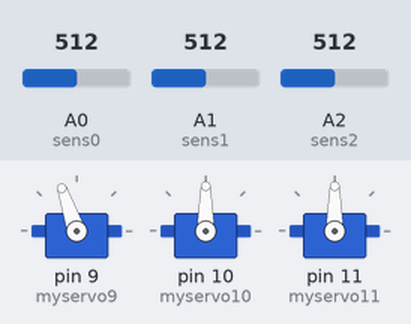
Recording of a sketch running on a simulated Arduino Uno, built with avr-gcc and run on an emulated ATmega328P. On the bench: 3 × servo. Inputs (shaded band) come from the test bench; at power-on: A0 (sens0) = 512, A2 (sens2) = 512, A1 (sens1) = 512.

Above: at 2.7 s.
2.8 s: A0 (sens0) set to 716
5.8 s: A2 (sens2) set to 306
At 7.2 s:
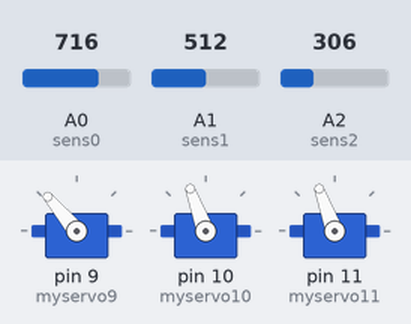
8.1 s: A1 (sens1) set to 0
At 9.4 s:
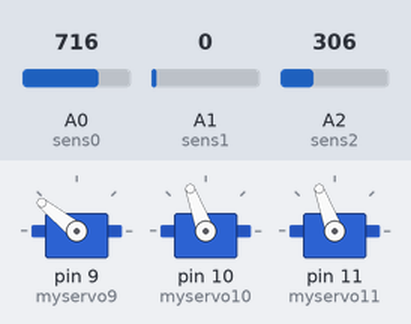
10.1 s: A2 (sens2) set to 0
At 12.0 s:
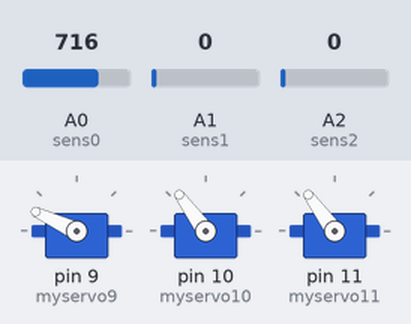
12.7 s: A0 (sens0) set to 900
At 14.3 s:
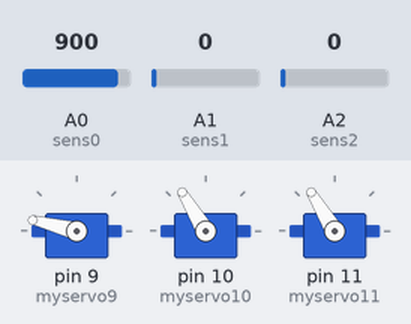
14.6 s: A0 (sens0) set to 442
17.6 s: A0 (sens0) set to 423
Timing chart, 0 to 20.6 s (numbered marks = the images above; inputs shaded):
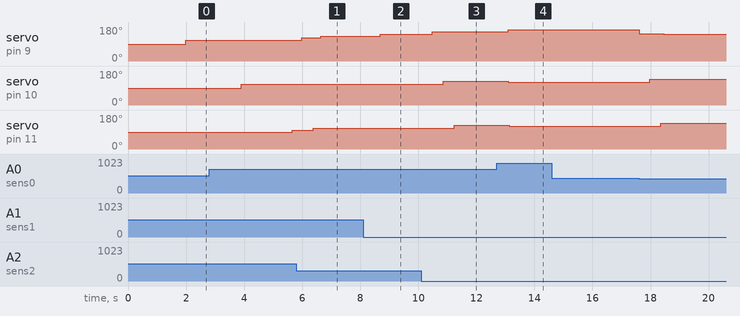

Measured:
- after the input at 2.8 s, servo on pin 11 (myservo11): 90° → 99° after 2.9 s
- after the input at 5.8 s, servo on pin 10 (myservo10): 109° → 110° after 0.30 s; servo on pin 11 (myservo11): 99° → 110° after 0.59 s
- after the input at 8.1 s, servo on pin 9 (myservo9): 130° → 141° after 0.59 s
- after the input at 10.1 s, servo on pin 9 (myservo9): 141° → 155° after 0.38 s; servo on pin 10 (myservo10): 110° → 126° after 0.76 s; servo on pin 11 (myservo11): 110° → 126° after 1.1 s
- after the input at 12.7 s, servo on pin 9 (myservo9): 155° → 166° after 0.40 s; servo on pin 10 (myservo10): 126° → 121° after 0.40 s; servo on pin 11 (myservo11): 126° → 121° after 0.43 s
- after the input at 14.6 s, every drawn part: stays the same

The sketch:

v9_delta_robot_1_programma_3_servos.ino
```cpp
double sens0 = A0;             //hier worden de 3 potentiometer benoemen en gezegt aan welke
double sens1 = A1;
double sens2 = A2;
float map(float x, float in_min, float in_max, float out_min, float out_max)  //hier word de map functie gedefineerd met float zodat ze precieser is dan met intigers
  {
  return (x - in_min) * (out_max - out_min) / (in_max - in_min) + out_min;
  }
#define PI 3.1415926535897932384626433832795  //PI wordt gedefineerd en ook wiskundige libraries gedefineerd en hoe arduino moet omgaan met servos en de servo zijn naam
#include <stdio.h>
#include <stdlib.h>
#include <Servo.h>
Servo myservo9,myservo10,myservo11;

float x;
float y;
float z;

short c = 30;                   //constantes defineren
short l = 20;
short h = 40;
double p1 = 0.5;
double p2 = 0.000349;

float hoek1 = 0;
float hoek2 = 0;
float hoek3 = 0;

float hoekG1;
float hoekG2;
float hoekG3;

void setup() {
  Serial.begin(9600);
  myservo9.attach(9);
  pinMode(9,OUTPUT);
  myservo10.attach(10);
  pinMode(10,OUTPUT);
  myservo11.attach(11);
  pinMode(11,OUTPUT);
}

void loop(){
  servo1();
  servo2();
  servo3();
}

void servo1() {
  float value1 = 1;              //de line is er om te verzekeren dat het in de while gestoken wordt

  x = analogRead(sens0);         //hier worden de x y z coordinaat van de kop ingelezen adhv de 3 potentiometer
  x = map(x,0,1023,-15,15);
  y = analogRead(sens1);
  y = map(y,0,1023,-15,15);
  z = analogRead(sens2);
  z = map(z, 0,1023,0,20);

  while(abs(value1)>p1) {        // dit is de wiskunde formule om de hoek te bereken als de hoek juist is dan is value2 bijna 0
    hoek1 = hoek1 + p2;
    value1 = -pow((l*cos(hoek1) + h - z),2)+pow(c,2) - (pow(-l*sin(hoek1)*cos(-(5/6)*PI)-x,2)+ pow(-l*sin(hoek1)*sin(-(5/6)*PI)-y,2));
    if (hoek1>PI)                //de hoek zit tussen 0 en PI radialen dus als de hoek groter word dan PI wordt hij terug gezet naar 0 rad
    {
      hoek1=0;
    }

  }
  hoekG1 = map(hoek1,0,PI,0,180); //hier verandert de hoek van radialen en wordt hij hoekG benoemd
  myservo9.write(hoekG1);         //hier past de servo zijn hoek afhanklijk van de waarde van hoekG1
  hoek1 = hoek1 - 0.1;            // als hoek is een juiste waarde als de coordinaten wat veranderen zal de volgende hoek rond de vorige hoek zijn
}

void servo2() {
  float value2 = 1;              //de line is er om te verzekeren dat het in de while gestoken wordt

  x = analogRead(sens0);         //hier worden de x y z coordinaat van de kop ingelezen adhv de 3 potentiometer
  x = map(x,0,1023,-15,15);
  y = analogRead(sens1);
  y = map(y,0,1023,-15,15);
  z = analogRead(sens2);
  z = map(z, 0,1023,0,20);

  while(abs(value2)>p1) {        // dit is de wiskunde formule om de hoek te bereken als de hoek juist is dan is value2 bijna 0
    hoek2 = hoek2 + p2;
    value2 = -pow((l*cos(hoek2) + h - z),2)+pow(c,2) - (pow(l*sin(hoek2)*cos(-(1/6)*PI)-x,2)+pow(l*sin(hoek2)*sin(-(1/6)*PI),2));
    if (hoek2>PI)                //de hoek zit tussen 0 en PI radialen dus als de hoek groter word dan PI wordt hij terug gezet naar 0 rad
    {
      hoek2=0;
    }

  }
  hoekG2 = map(hoek2,0,PI,0,180); //hier verandert de hoek van radialen en wordt hij hoekG benoemd
  myservo10.write(hoekG2);         //hier past de servo zijn hoek afhanklijk van de waarde van hoekG2
  hoek2 = hoek2 - 0.1;            // als hoek is een juiste waarde als de coordinaten wat veranderen zal de volgende hoek rond de vorige hoek zijn
}

void servo3() {
  float value3 = 1;              //de line is er om te verzekeren dat het in de while gestoken wordt

  x = analogRead(sens0);         //hier worden de x y z coordinaat van de kop ingelezen adhv de 3 potentiometer
  x = map(x,0,1023,-15,15);
  y = analogRead(sens1);
  y = map(y,0,1023,-15,15);
  z = analogRead(sens2);
  z = map(z, 0,1023,0,20);

  while(abs(value3)>p1) {        // dit is de wiskunde formule om de hoek te bereken als de hoek juist is dan is value3 bijna 0
    hoek3 = hoek3 + p2;
    value3 = -pow((l*cos(hoek3) + h - z),2)+pow(c,2) - (pow(l*sin(hoek3)*cos((1/2)*PI)-x,2)+pow(l*sin(hoek3)*sin((1/2)*PI),2));
    if (hoek3>PI)                //de hoek zit tussen 0 en PI radialen dus als de hoek groter word dan PI wordt hij terug gezet naar 0 rad
    {
      hoek3=0;
    }

  }
  hoekG3 = map(hoek3,0,PI,0,180); //hier verandert de hoek van radialen en wordt hij hoekG benoemd
  myservo11.write(hoekG3);        //hier past de servo zijn hoek afhanklijk van de waarde van hoekG2
  hoek3 = hoek3 - 0.1;            // als hoek is een juiste waarde als de coordinaten wat veranderen zal de volgende hoek rond de vorige hoek zijn
}
```
